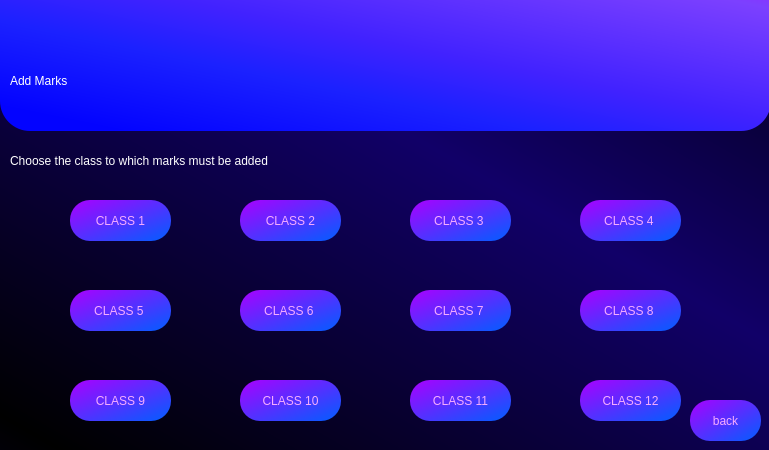
<?xml version="1.0" encoding="UTF-8"?>
<ui version="4.0">
 <class>Dialog</class>
 <widget class="QDialog" name="Dialog">
  <property name="geometry">
   <rect>
    <x>0</x>
    <y>0</y>
    <width>769</width>
    <height>450</height>
   </rect>
  </property>
  <property name="minimumSize">
   <size>
    <width>769</width>
    <height>450</height>
   </size>
  </property>
  <property name="maximumSize">
   <size>
    <width>769</width>
    <height>450</height>
   </size>
  </property>
  <property name="windowTitle">
   <string>Dialog</string>
  </property>
  <property name="styleSheet">
   <string notr="true">QDialog#Dialog{
background-color: qlineargradient(spread:reflect, x1:0.0454545, y1:0.966, x2:0.619, y2:0.386, stop:0 rgba(0, 0, 0, 255), stop:1 rgba(17, 0, 104, 255));
}</string>
  </property>
  <widget class="QLabel" name="label">
   <property name="geometry">
    <rect>
     <x>0</x>
     <y>-30</y>
     <width>771</width>
     <height>161</height>
    </rect>
   </property>
   <property name="styleSheet">
    <string notr="true">background-color: qlineargradient(spread:pad, x1:0.091, y1:0.931955, x2:1, y2:0, stop:0 rgba(3, 3, 255, 255), stop:0.289773 rgba(27, 33, 255, 255), stop:0.482955 rgba(65, 34, 255, 255), stop:0.869318 rgba(124, 64, 255, 255), stop:1 rgba(159, 25, 255, 255));
font: 240pt &quot;Terminal&quot;;
border-radius : 30px</string>
   </property>
   <property name="text">
    <string/>
   </property>
  </widget>
  <widget class="QLabel" name="label_2">
   <property name="geometry">
    <rect>
     <x>10</x>
     <y>40</y>
     <width>641</width>
     <height>81</height>
    </rect>
   </property>
   <property name="styleSheet">
    <string notr="true">font: 75 58pt &quot;Arial&quot;;
color: rgb(255, 255, 255);</string>
   </property>
   <property name="text">
    <string>Add Marks</string>
   </property>
  </widget>
  <widget class="QLabel" name="label_3">
   <property name="geometry">
    <rect>
     <x>10</x>
     <y>140</y>
     <width>601</width>
     <height>41</height>
    </rect>
   </property>
   <property name="styleSheet">
    <string notr="true">font: 75 20pt &quot;Arial&quot;;
color: rgb(255, 255, 255);</string>
   </property>
   <property name="text">
    <string>Choose the class to which marks must be added</string>
   </property>
  </widget>
  <widget class="QPushButton" name="teacherlogin_class_1">
   <property name="geometry">
    <rect>
     <x>70</x>
     <y>200</y>
     <width>101</width>
     <height>41</height>
    </rect>
   </property>
   <property name="styleSheet">
    <string notr="true"> QPushButton{


 color: rgb(246, 172, 255);
 font: 13pt &quot;Aria bold&quot;; 
 background-color: qlineargradient(spread:pad, x1:0.994, y1:1, x2:0, y2:0,     stop:0.0227273 rgba(5, 92, 255, 255), stop:1 rgba(170, 0, 255, 255));
 border-color: rgb(170, 0, 255);
 border-radius : 20px;



}

QPushButton:hover{
 background-color: rgb(170, 85, 255);


}</string>
   </property>
   <property name="text">
    <string>CLASS 1</string>
   </property>
  </widget>
  <widget class="QPushButton" name="teacherlogin_class_6">
   <property name="geometry">
    <rect>
     <x>240</x>
     <y>290</y>
     <width>101</width>
     <height>41</height>
    </rect>
   </property>
   <property name="styleSheet">
    <string notr="true"> QPushButton{


 color: rgb(246, 172, 255);
 font: 13pt &quot;Aria bold&quot;; 
 background-color: qlineargradient(spread:pad, x1:0.994, y1:1, x2:0, y2:0,     stop:0.0227273 rgba(5, 92, 255, 255), stop:1 rgba(170, 0, 255, 255));
 border-color: rgb(170, 0, 255);
 border-radius : 20px;



}

QPushButton:hover{
 background-color: rgb(170, 85, 255);


}</string>
   </property>
   <property name="text">
    <string>CLASS 6 </string>
   </property>
  </widget>
  <widget class="QPushButton" name="teacherlogin_class_4">
   <property name="geometry">
    <rect>
     <x>580</x>
     <y>200</y>
     <width>101</width>
     <height>41</height>
    </rect>
   </property>
   <property name="styleSheet">
    <string notr="true"> QPushButton{


 color: rgb(246, 172, 255);
 font: 13pt &quot;Aria bold&quot;; 
 background-color: qlineargradient(spread:pad, x1:0.994, y1:1, x2:0, y2:0,     stop:0.0227273 rgba(5, 92, 255, 255), stop:1 rgba(170, 0, 255, 255));
 border-color: rgb(170, 0, 255);
 border-radius : 20px;



}

QPushButton:hover{
 background-color: rgb(170, 85, 255);


}</string>
   </property>
   <property name="text">
    <string>CLASS 4 </string>
   </property>
  </widget>
  <widget class="QPushButton" name="teacherlogin_class_3">
   <property name="geometry">
    <rect>
     <x>410</x>
     <y>200</y>
     <width>101</width>
     <height>41</height>
    </rect>
   </property>
   <property name="styleSheet">
    <string notr="true"> QPushButton{


 color: rgb(246, 172, 255);
 font: 13pt &quot;Aria bold&quot;; 
 background-color: qlineargradient(spread:pad, x1:0.994, y1:1, x2:0, y2:0,     stop:0.0227273 rgba(5, 92, 255, 255), stop:1 rgba(170, 0, 255, 255));
 border-color: rgb(170, 0, 255);
 border-radius : 20px;



}

QPushButton:hover{
 background-color: rgb(170, 85, 255);


}</string>
   </property>
   <property name="text">
    <string>CLASS 3 </string>
   </property>
  </widget>
  <widget class="QPushButton" name="teacherlogin_class_2">
   <property name="geometry">
    <rect>
     <x>240</x>
     <y>200</y>
     <width>101</width>
     <height>41</height>
    </rect>
   </property>
   <property name="styleSheet">
    <string notr="true"> QPushButton{


 color: rgb(246, 172, 255);
 font: 13pt &quot;Aria bold&quot;; 
 background-color: qlineargradient(spread:pad, x1:0.994, y1:1, x2:0, y2:0,     stop:0.0227273 rgba(5, 92, 255, 255), stop:1 rgba(170, 0, 255, 255));
 border-color: rgb(170, 0, 255);
 border-radius : 20px;



}

QPushButton:hover{
 background-color: rgb(170, 85, 255);


}</string>
   </property>
   <property name="text">
    <string>CLASS 2</string>
   </property>
  </widget>
  <widget class="QPushButton" name="teacherlogin_class_11">
   <property name="geometry">
    <rect>
     <x>410</x>
     <y>380</y>
     <width>101</width>
     <height>41</height>
    </rect>
   </property>
   <property name="styleSheet">
    <string notr="true"> QPushButton{


 color: rgb(246, 172, 255);
 font: 13pt &quot;Aria bold&quot;; 
 background-color: qlineargradient(spread:pad, x1:0.994, y1:1, x2:0, y2:0,     stop:0.0227273 rgba(5, 92, 255, 255), stop:1 rgba(170, 0, 255, 255));
 border-color: rgb(170, 0, 255);
 border-radius : 20px;



}

QPushButton:hover{
 background-color: rgb(170, 85, 255);


}</string>
   </property>
   <property name="text">
    <string>CLASS 11</string>
   </property>
  </widget>
  <widget class="QPushButton" name="teacherlogin_class_7">
   <property name="geometry">
    <rect>
     <x>410</x>
     <y>290</y>
     <width>101</width>
     <height>41</height>
    </rect>
   </property>
   <property name="styleSheet">
    <string notr="true"> QPushButton{


 color: rgb(246, 172, 255);
 font: 13pt &quot;Aria bold&quot;; 
 background-color: qlineargradient(spread:pad, x1:0.994, y1:1, x2:0, y2:0,     stop:0.0227273 rgba(5, 92, 255, 255), stop:1 rgba(170, 0, 255, 255));
 border-color: rgb(170, 0, 255);
 border-radius : 20px;



}

QPushButton:hover{
 background-color: rgb(170, 85, 255);


}</string>
   </property>
   <property name="text">
    <string>CLASS 7 </string>
   </property>
  </widget>
  <widget class="QPushButton" name="teacherlogin_class_9">
   <property name="geometry">
    <rect>
     <x>70</x>
     <y>380</y>
     <width>101</width>
     <height>41</height>
    </rect>
   </property>
   <property name="styleSheet">
    <string notr="true"> QPushButton{


 color: rgb(246, 172, 255);
 font: 13pt &quot;Aria bold&quot;; 
 background-color: qlineargradient(spread:pad, x1:0.994, y1:1, x2:0, y2:0,     stop:0.0227273 rgba(5, 92, 255, 255), stop:1 rgba(170, 0, 255, 255));
 border-color: rgb(170, 0, 255);
 border-radius : 20px;



}

QPushButton:hover{
 background-color: rgb(170, 85, 255);


}</string>
   </property>
   <property name="text">
    <string>CLASS 9</string>
   </property>
  </widget>
  <widget class="QPushButton" name="teacherlogin_class_8">
   <property name="geometry">
    <rect>
     <x>580</x>
     <y>290</y>
     <width>101</width>
     <height>41</height>
    </rect>
   </property>
   <property name="styleSheet">
    <string notr="true"> QPushButton{


 color: rgb(246, 172, 255);
 font: 13pt &quot;Aria bold&quot;; 
 background-color: qlineargradient(spread:pad, x1:0.994, y1:1, x2:0, y2:0,     stop:0.0227273 rgba(5, 92, 255, 255), stop:1 rgba(170, 0, 255, 255));
 border-color: rgb(170, 0, 255);
 border-radius : 20px;



}

QPushButton:hover{
 background-color: rgb(170, 85, 255);


}</string>
   </property>
   <property name="text">
    <string>CLASS 8 </string>
   </property>
  </widget>
  <widget class="QPushButton" name="teacherlogin_class_5">
   <property name="geometry">
    <rect>
     <x>70</x>
     <y>290</y>
     <width>101</width>
     <height>41</height>
    </rect>
   </property>
   <property name="styleSheet">
    <string notr="true"> QPushButton{


 color: rgb(246, 172, 255);
 font: 13pt &quot;Aria bold&quot;; 
 background-color: qlineargradient(spread:pad, x1:0.994, y1:1, x2:0, y2:0,     stop:0.0227273 rgba(5, 92, 255, 255), stop:1 rgba(170, 0, 255, 255));
 border-color: rgb(170, 0, 255);
 border-radius : 20px;



}

QPushButton:hover{
 background-color: rgb(170, 85, 255);


}</string>
   </property>
   <property name="text">
    <string>CLASS 5 </string>
   </property>
  </widget>
  <widget class="QPushButton" name="teacherlogin_class_12">
   <property name="geometry">
    <rect>
     <x>580</x>
     <y>380</y>
     <width>101</width>
     <height>41</height>
    </rect>
   </property>
   <property name="styleSheet">
    <string notr="true"> QPushButton{


 color: rgb(246, 172, 255);
 font: 13pt &quot;Aria bold&quot;; 
 background-color: qlineargradient(spread:pad, x1:0.994, y1:1, x2:0, y2:0,     stop:0.0227273 rgba(5, 92, 255, 255), stop:1 rgba(170, 0, 255, 255));
 border-color: rgb(170, 0, 255);
 border-radius : 20px;



}

QPushButton:hover{
 background-color: rgb(170, 85, 255);


}</string>
   </property>
   <property name="text">
    <string>CLASS 12</string>
   </property>
  </widget>
  <widget class="QPushButton" name="teacherlogin_class_10">
   <property name="geometry">
    <rect>
     <x>240</x>
     <y>380</y>
     <width>101</width>
     <height>41</height>
    </rect>
   </property>
   <property name="styleSheet">
    <string notr="true"> QPushButton{


 color: rgb(246, 172, 255);
 font: 13pt &quot;Aria bold&quot;; 
 background-color: qlineargradient(spread:pad, x1:0.994, y1:1, x2:0, y2:0,     stop:0.0227273 rgba(5, 92, 255, 255), stop:1 rgba(170, 0, 255, 255));
 border-color: rgb(170, 0, 255);
 border-radius : 20px;



}

QPushButton:hover{
 background-color: rgb(170, 85, 255);


}</string>
   </property>
   <property name="text">
    <string>CLASS 10</string>
   </property>
  </widget>
  <widget class="QPushButton" name="back">
   <property name="geometry">
    <rect>
     <x>690</x>
     <y>400</y>
     <width>71</width>
     <height>41</height>
    </rect>
   </property>
   <property name="styleSheet">
    <string notr="true"> QPushButton{


 color: rgb(246, 172, 255);
 font: 13pt &quot;Aria bold&quot;; 
 background-color: qlineargradient(spread:pad, x1:0.994, y1:1, x2:0, y2:0,     stop:0.0227273 rgba(5, 92, 255, 255), stop:1 rgba(170, 0, 255, 255));
 border-color: rgb(170, 0, 255);
 border-radius : 20px;



}

QPushButton:hover{
 background-color: rgb(170, 85, 255);


}</string>
   </property>
   <property name="text">
    <string>back</string>
   </property>
  </widget>
 </widget>
 <resources/>
 <connections/>
</ui>
